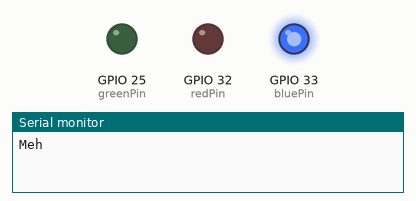
A sketch run on a simulated ESP32. Shown: output pins drawn as LEDs (lit = HIGH), the last lines printed to the serial monitor. Random numbers use the default seed unless the sketch sets one.

Above: at 0.1 s.
At 80.1 s:
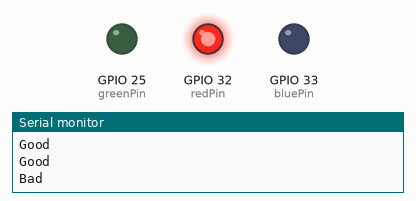
At 120.1 s:
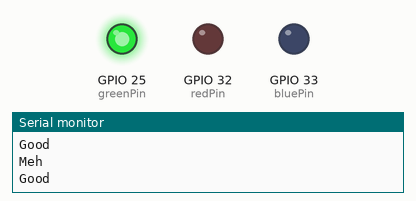
Timing chart, 0 to 121.6 s (numbered marks = the images above):
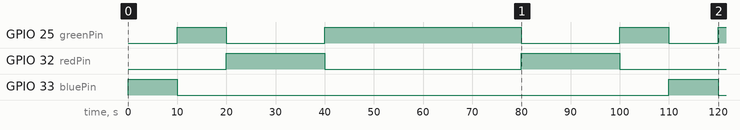

The sketch:

Assignment_1_ENGR103.ino
```cpp
#include <stdlib.h>

int redPin = 32;
int greenPin = 25;
int bluePin = 33;

void setup() {
  pinMode(bluePin, OUTPUT);
  pinMode(redPin, OUTPUT);
  pinMode(greenPin, OUTPUT);

  Serial.begin(115200);
}

void loop() {
  digitalWrite(redPin, LOW);
  digitalWrite(greenPin, LOW);
  digitalWrite(bluePin, LOW);
  int r = rand() % 3;

  switch(r){
    case 0:
      digitalWrite(redPin, HIGH);
      Serial.println("Bad");
      break;
    case 1:
      digitalWrite(bluePin, HIGH);
      Serial.println("Meh");
      break;
    case 2:
      digitalWrite(greenPin, HIGH);
      Serial.println("Good");
      break;
    default:
      digitalWrite(redPin, HIGH);
      digitalWrite(greenPin, HIGH);
      digitalWrite(bluePin, HIGH);
      Serial.println("Something Broke...");
      break;
  }

  delay(10000);
}
```

Measured:
- by itself, GPIO 25 (greenPin): goes HIGH 10.0 s, LOW 20.0 s, HIGH 40.0 s, LOW 20.0 s, HIGH 10.0 s, LOW 10.0 s, then HIGH
- by itself, GPIO 32 (redPin): alternates HIGH for 20.0 s and LOW for 40.0 s
- by itself, GPIO 33 (bluePin): alternates HIGH for 10.0 s and LOW for 100 s
